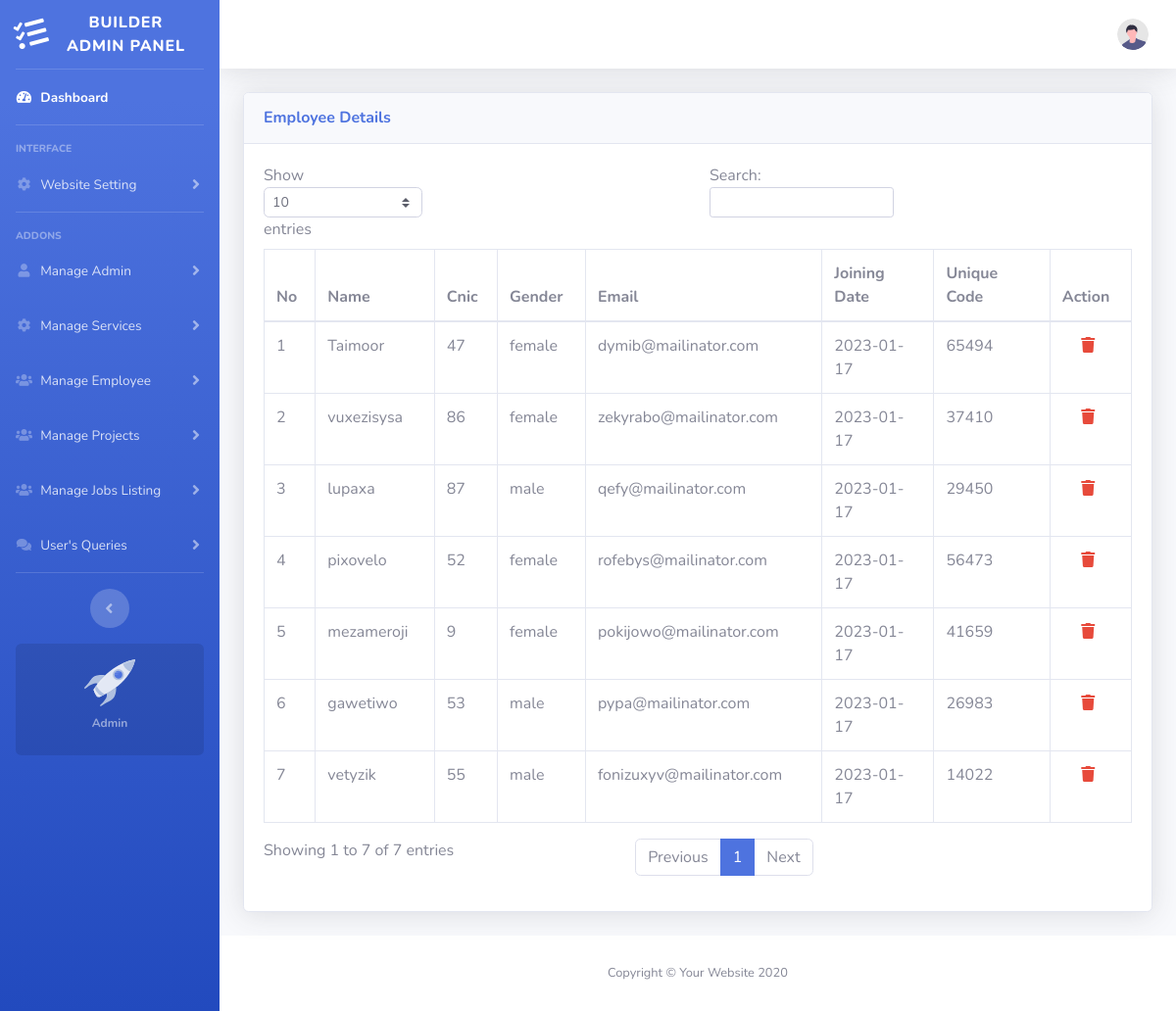
The app's page /admin/manage_emp.php with its own data.
### tables this page shows
CREATE TABLE `employees` (
  `id` int(11) NOT NULL,
  `name` varchar(255) NOT NULL,
  `gender` varchar(255) NOT NULL,
  `email` varchar(255) NOT NULL,
  `cnic` varchar(255) NOT NULL,
  `joiningDate` date NOT NULL,
  `employeeCode` int(11) NOT NULL
);

### models/Employee.php (called while the page is built, shortened)
<?php
class Employee
{
    public static function GetEmployee(){
        $obj_db = self::obj_db();
        $query_Emp = "SELECT * from employees";
        $result =$obj_db->query($query_Emp);
    while($data= $result->fetch_object()){
            $employees[] = $data;
    }
    return $employees;
}
}

### admin/manage_emp.php (the view, shortened to what this page needs)
<?php
require_once'../models/Employee.php';
require_once 'views/header.php';
require_once 'views/sidebar.php';
require_once 'views/navbar.php';
?>
<div class="container-fluid">
<div class="card shadow mb-4">
    <div class="card-header py-3">
        <h6 class="m-0 font-weight-bold text-primary">Employee Details</h6>
    </div>
    <div class="card-body">
        <div class="table-responsive">
            <table class="table table-bordered" id="dataTable" width="100%" cellspacing="0">
                <thead>
                    <tr>
                        <th>No</th>
                        <th>Name</th>
                        <th>Cnic</th>
                        <th>Gender</th>
                        <th>Email</th>
                        <th>Joining Date</th>
                        <th>Unique Code</th>
                        <th>Action</th>
                    </tr>
                </thead>
                <?php
                $i = 1;
                $emps = Employee::GetEmployee();
                foreach ($emps as $emp){
                    echo("<tr>");
                    echo("<td>".$i++ ."</td>");
                    echo("<td>". $emp->name ."</td>");
                    echo("<td>". $emp->cnic ."</td>");
                    echo("<td>". $emp->gender ."</td>");
                    echo("<td>". $emp->email ."</td>");
                    echo("<td>". $emp->joiningDate ."</td>");
                    echo("<td>". $emp->employeeCode ."</td>");
                    echo("<td><a href='process/process_delete_quote.php?id=".$emp->id."' class='text-danger offset-4 fa fa-trash'</td>");
                }
                ?>
            </table>
        </div>
    </div>
</div>
</div>
            </div>
<?php
require_once 'views/footer.php';
?>

### records on screen
employees: name "Taimoor", cnic "47", gender "female", email "dymib@mailinator.com", joiningDate "2023-01-17", employeeCode "65494"
employees: name "vuxezisysa", cnic "86", gender "female", email "zekyrabo@mailinator.com", joiningDate "2023-01-17", employeeCode "37410"
employees: name "lupaxa", cnic "87", gender "male", email "qefy@mailinator.com", joiningDate "2023-01-17", employeeCode "29450"
employees: name "pixovelo", cnic "52", gender "female", email "rofebys@mailinator.com", joiningDate "2023-01-17", employeeCode "56473"
employees: name "mezameroji", cnic "9", gender "female", email "pokijowo@mailinator.com", joiningDate "2023-01-17", employeeCode "41659"
employees: name "gawetiwo", cnic "53", gender "male", email "pypa@mailinator.com", joiningDate "2023-01-17", employeeCode "26983"
employees: name "vetyzik", cnic "55", gender "male", email "fonizuxyv@mailinator.com", joiningDate "2023-01-17", employeeCode "14022"
